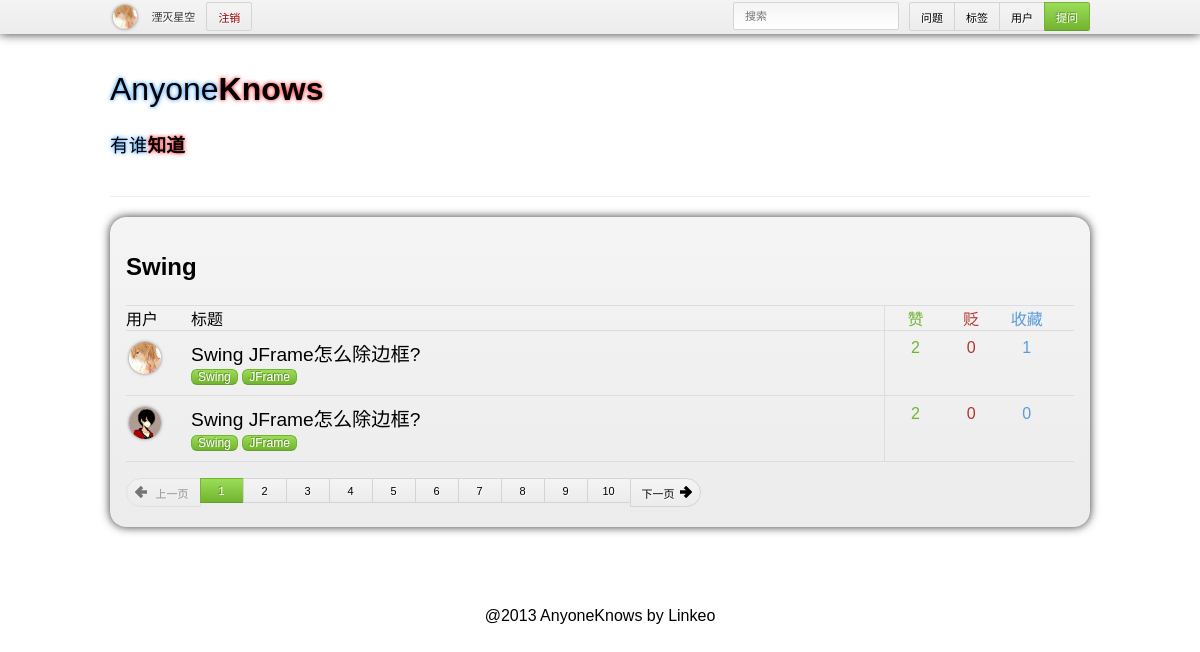
/tag.php?tag=Swing (signed in), run on the app's committed database.
### tables this page shows
CREATE TABLE IF NOT EXISTS `user` (
  `uid` int(11) NOT NULL AUTO_INCREMENT,
  `username` varchar(25) NOT NULL,
  `password` varchar(25) NOT NULL,
  `name` varchar(64) NOT NULL,
  `email` varchar(128) NOT NULL,
  `website` varchar(128) DEFAULT NULL,
  `location` varchar(128) DEFAULT NULL,
  `gender` int(1) NOT NULL,
  `avator` int(1) NOT NULL,
  `time` timestamp NOT NULL DEFAULT CURRENT_TIMESTAMP,
  PRIMARY KEY (`uid`),
  UNIQUE KEY `username` (`username`,`email`)
);

CREATE TABLE IF NOT EXISTS `question` (
  `qid` int(11) NOT NULL AUTO_INCREMENT,
  `uid` int(11) NOT NULL,
  `title` varchar(128) NOT NULL,
  `content` text NOT NULL,
  `time` timestamp NOT NULL DEFAULT CURRENT_TIMESTAMP,
  `tags` varchar(128) DEFAULT NULL,
  PRIMARY KEY (`qid`),
  KEY `uid` (`uid`)
);

### mysql.php (called while the page is built, shortened)
<?php
	function connect(){
		$db_schema='anyoneknows';
	}
	function query_user_by_uid($uid){
		$query="select * from user where uid=$uid";
		$result=mysql_query($query);
		$user=mysql_fetch_assoc($result);
		if($user)
			return $user;
		else
			return false;
	}
	function query_questions_by_tag($tag){
		$query="select * from question where tags like '%\"$tag\"%'";
		$result=mysql_query($query);
		$questions=array();
		$index=0;
		while($question=mysql_fetch_assoc($result)){
			$questions[$index++]=$question;
		}
		return $questions;
	}
	function query_upvote_by_qid($qid){
		$query="select count(*) from upvote_question where qid=$qid";
		$result = mysql_query($query);
		if($row=mysql_fetch_array($result))
			return $row[0];
		else
			return 'fail';
	}
	function query_downvote_by_qid($qid){
		$query="select count(*) from downvote_question where qid=$qid";
		$result = mysql_query($query);
		if($row=mysql_fetch_array($result))
			return $row[0];
		else
			return 'fail';
	}
	function query_star_by_qid($qid){
		$query="select count(*) from star where qid=$qid";
		$result = mysql_query($query);
		if($row=mysql_fetch_array($result))
			return $row[0];
		else
			return 'fail';
	}
?>

### tag.php (the view, shortened to what this page needs)
<!doctype html>
<html>
<head>
	<?php require('model.php');
		common_head();
		$tag='';
		if(isset($_GET['tag']))
			$tag=$_GET['tag'];
	 ?>
</head>
<body>
	<nav> <?php common_nav(); ?> </nav>
	<div class='site'>
		<div class='pagehead container'>
			<h1 class='sitename'>Anyone<b>Knows</b></h1>
			<h3 class='sitename'>有谁<b>知道</b></h3>
		</div>
		<div class='container'>
		<div class='box'>
			<h2 class='title'><?php if(isset($_GET['tag'])){echo $_GET['tag'];}else{echo '所有问题';} ?>
			</h2>
			<div class='listhead'>
				<div class='lhcontent'>
					<div class='quser'>
						用户
					</div>
					<div class='qtitle'>标题</div>
				</div>
				<div class='preview qstat'>
					<div class='upvotestat'>赞</div>
					<div class='downvotestat'>贬</div>
					<div class='starstat'>收藏</div>
				</div>
			</div>
			<?php $questions = query_questions_by_tag($tag);
				foreach ($questions as $question) {
			?>
			<div class='item'>
				<div class='qcontent'>
					<a class='quser' href=<?php echo "user.php?uid=".$question['uid']; ?>>
						<img src=<?php echo "'".get_avator(query_user_by_uid($question['uid']))."'"; ?> class='qavator'>
					</a>
					<div class='qtitle'><p><?php echo $question['title']; ?></p>
						<?php
						$tags = json_decode($question['tags']);
						if(is_array($tags))
							foreach($tags as $value){ ?>
							<a class='tag' href=<?php echo "'tag.php?tag=".$value."'"; ?>><?php echo $value; ?></a>
						<?php } ?>
					</div>
				</div>
				<div class='preview qstat'>
					<div class='upvotestat'><?php echo query_upvote_by_qid($question['qid']); ?></div>
					<div class='downvotestat'><?php echo query_downvote_by_qid($question['qid']); ?></div>
					<div class='starstat'><?php echo query_star_by_qid($question['qid']); ?></div>
				</div>
			</div>
			<?php }?>
			<div id='qnav'class='nav button-group'>
				<a id='prev_page'class='button pill icon arrowleft disable' href='#'>上一页</a>
				<a  class='pageid button pill primary' href='#'>1</a>
				<a class='pageid button pill' href='#'>2</a>
				<a class='pageid button pill' href='#'>3</a>
				<a class='pageid button pill' href='#'>4</a>
				<a class='pageid button pill' href='#'>5</a>
				<a class='pageid button pill' href='#'>6</a>
				<a class='pageid button pill' href='#'>7</a>
				<a class='pageid button pill' href='#'>8</a>
				<a class='pageid button pill' href='#'>9</a>
				<a class='pageid button pill' href='#'>10</a>
				<a id='next_page' class='button pill icon arrowright' href='#'>下一页</a>
			</div>
		</div>
		</div>
	</div>
	<?php common_footer(); ?>
</body>
</html>

### model.php (shortened to what this page needs)
<?php
	require('mysql.php');
	function common_head(){
		?>
		<link rel="stylesheet" type="text/css" href="css/gh-buttons.css" >
		<link rel="stylesheet" type="text/css" href="css/homepage.css" >
		<?php
	}
	function common_nav(){
		$user = 0;
		if(is_logged())
			$user = query_user_by_uid($_COOKIE['uid']);
		?>
		<div id="navibar" class='container clearfix'>
			<div id='usernav' uid= <?php echo "'".$user['uid']."'"; ?> >
				<?php if(is_logged()){ ?>
				<div id='userinfo'>
					<a id='avator' href=<?php echo "user.php?uid=".$user['uid']; ?>><img class="avator" src=<?php echo "'".get_avator($user)."'"; ?>></a>
					<div id="loggeduser" class="username"><?php echo $user['name']; ?></div>
					<a class='button danger' id='logoutbutton' href='logout.php'>注销</a>
				</div>
				<?php } ?>
			</div>
			<div id='navigroup' class='button-group'>
				<a class='button' href='search.php'>问题</a>
				<a class='button' href='tags.php'>标签</a>
				<a class='button' href='users.php'>用户</a>
				<a class='button primary' href='new.php'>提问</a>
			</div>
			<form id="search" action='search.php' method='get'>
				<input type="text" class='textinput' placeholder="搜索" name='keyword'/>
			</form>
		</div>
		<?php
	}
	function common_footer(){
		?>
		<footer>@2013 AnyoneKnows by Linkeo</footer>
		<?php
	}
	function is_logged(){
		return (isset($_COOKIE['login'])&&$_COOKIE['login']==true);
	}
		?>
		<?php
	function get_avator($user){
		$index = $user['avator'];
		if($index>0&&$index<=64){
			return "image/avator/$index.jpg";
		}else{
			$gender = $user['gender'];
			if($gender==1)
				return "image/avator/0m.jpg";
			else if($gender==2)
				return "image/avator/0f.jpg";
			else
				return "image/avator/0.jpg";
		}
	}
?>

### css/gh-buttons.css (style rules this page uses)
.button { position: relative; overflow: visible; display: inline-block; padding: 0.5em 1em; border: 1px solid #d4d4d4; margin: 0; text-decoration: none; text-align: center; text-shadow: 1px 1px 0 #fff; font-size:11px; color: #333; white-space: nowrap; cursor: pointer; outline: none; background-color: #ececec; background-image: -webkit-gradient(linear, 0 0, 0 100%, from(#f4f4f4), to(#ececec)); background-image: -moz-linear-gradient(#f4f4f4, #ececec); background-image: -ms-linear-gradient(#f4f4f4, #ececec); background-image: -o-linear-gradient(#f4f4f4, #ececec); background-image: linear-gradient(#f4f4f4, #ececec); -moz-background-clip: padding; background-clip: padding-box; border-radius: 0.2em; zoom: 1; *display: inline; }
.button.icon:before { content: ""; position: relative; top: 1px; float:left; width: 12px; height: 12px; margin: 0 0.75em 0 -0.25em; background: url(/image/gh-icons.png) 0 99px no-repeat; }
.button.arrowleft.icon:before { background-position: 0 -24px; }
.button.arrowright.icon:before { float:right; margin: 0 -0.25em 0 0.5em; background-position: 0 -36px; }
.button.primary { border-color: #72b330; border-bottom-color: #65a02a; text-decoration: none; text-shadow: -1px -1px 0 rgba(0,0,0,0.3); color: #fff; background-color: #8dde3c; background-image: -webkit-gradient(linear, 0 0, 0 100%, from(#9bdc59), to(#72b330)); background-image: -moz-linear-gradient(#9bdc59, #72b330); background-image: -o-linear-gradient(#9bdc59, #72b330); background-image: linear-gradient(#9bdc59, #72b330); }
.button.danger { color: #900; }
.button.pill { border-radius: 50em; }
.button.disable, .button.disable:hover, .button.disable:focus, .button.disable:active, .button.disable.active { opacity: 0.5; position: relative; overflow: visible; display: inline-block; padding: 0.5em 1em; border: 1px solid #d4d4d4; margin: 0; text-decoration: none; text-align: center; text-shadow: 1px 1px 0 #fff; font-size:11px; color: #333; white-space: nowrap; cursor: pointer; outline: none; background-color: #ececec; background-image: -webkit-gradient(linear, 0 0, 0 100%, from(#f4f4f4), to(#ececec)); background-image: -moz-linear-gradient(#f4f4f4, #ececec); background-image: -ms-linear-gradient(#f4f4f4, #ececec); background-image: -o-linear-gradient(#f4f4f4, #ececec); background-image: linear-gradient(#f4f4f4, #ececec); -moz-background-clip: padding; background-clip: padding-box; zoom: 1; *display: inline; }
.button-group { display: inline-block; list-style: none; padding: 0; margin: 0; zoom: 1; *display: inline; }
.button + .button, .button + .button-group, .button-group + .button, .button-group + .button-group { margin-left: 15px; }
.button-group .button { float: left; margin-left: -1px; }
.button-group > .button:not(:first-child):not(:last-child), .button-group li:not(:first-child):not(:last-child) .button { border-radius: 0; }
.button-group > .button:first-child, .button-group li:first-child .button { margin-left: 0; border-top-right-radius: 0; border-bottom-right-radius: 0; }
.button-group > .button:last-child, .button-group li:last-child > .button { border-top-left-radius: 0; border-bottom-left-radius: 0; }

### data on the page
user: name "湮灭星空"
question: shows a picture, title "Swing JFrame怎么除边框?", tags "Swing", tags "JFrame", qid "2", qid "0", qid "1"
question: shows a picture, title "Swing JFrame怎么除边框?", tags "Swing", tags "JFrame", qid "2", qid "0"

### other printed values
$_GET['tag'] "Swing"
